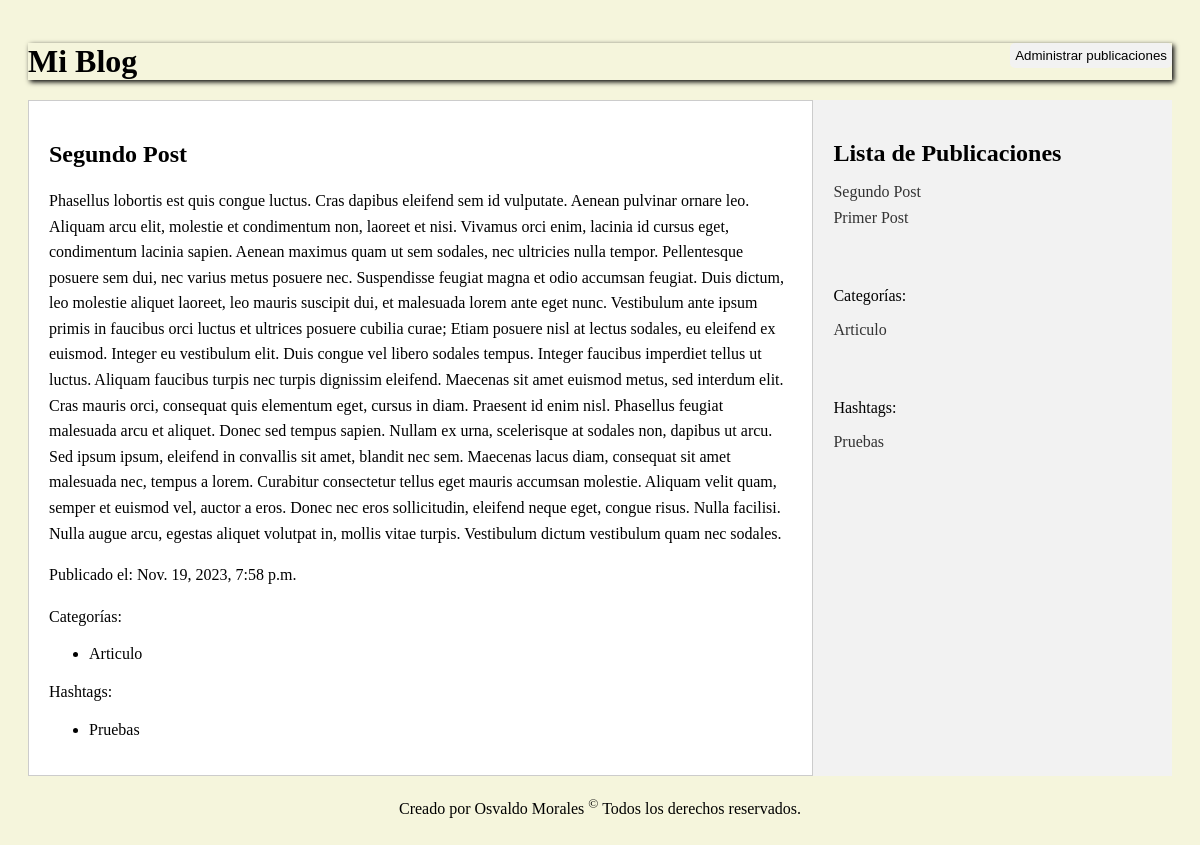
Screenshot of /blog/ with the database file from the repository.
### blog/models.py (models this page shows, shortened)
class Post(models.Model):
    id = models.IntegerField(primary_key=True, auto_created=True)
    title = models.CharField(max_length=200)
    content = models.TextField()
    date = models.DateTimeField(default=timezone.now)
    autor = models.ForeignKey(User, on_delete=models.CASCADE)
    categoria = models.ForeignKey(Category, on_delete=models.CASCADE)
    etiquetas = models.ManyToManyField(Hashtag)

class Category(models.Model):
    id = models.IntegerField(primary_key=True, auto_created=True)
    nombre = models.CharField(max_length=200)

class Hashtag(models.Model):
    id = models.IntegerField(primary_key=True, auto_created=True)
    nombre = models.CharField(max_length=200)

### blog/views.py (the view)
# urls.py: path('blog/', views.secPost, name='index2')
def secPost(request):
    publi = Post.objects.all()
    categories = Category.objects.all()
    hashtag = Hashtag.objects.all()
    context = {
        'publi': publi,
        'categories': categories,
        'hashtag': hashtag
    }
    return render(request, 'index2.html', context)

### blog/templates/index2.html (shortened to what this page needs)
{% load static %}
<!DOCTYPE html>
<html lang="es">
<head>
    <link rel="stylesheet" href="{% static 'styles.css' %}">
</head>
<body>
    <header class="head">
        <div>
            <h1>Mi Blog</h1>
        </div>
        <div>
            <button onclick="location.href='/admin'">Administrar publicaciones</button>
        </div>
    </header>
    <div class="container">
        <div class="content">
            <div class="entry">
                <h2>{{ publi.0.title }}</h2>
                <p>{{ publi.0.content }}</p>
                <p>Publicado el: {{ publi.0.date }}</p>
                <p>Categorías:</p>
                <ul>
                    {% for category in categories %}
                    <li>{{ category.nombre }}</li>
                    {% endfor %}
                </ul>
                <p>Hashtags:</p>
                <ul>
                    {% for hash in hashtag %}
                    <li>{{ hash.nombre }}</li>
                    {% endfor %}
                </ul>
            </div>
        </div>
        <div class="sidebar">
            <h2>Lista de Publicaciones</h2>
            <ul>
                {% for posts in publi %}
                <li class="entry-item"><a href="">{{ posts.title }}</a></li>
                {% endfor %}
                <br>
                <br>
                <p>Categorías:</p>
                <ul>
                    {% for category in categories %}
                    <li><a href="#">{{ category.nombre }}</a></li>
                    {% endfor %}
                </ul>
                <br>
                <br>
                <p>Hashtags:</p>
                <ul>
                    {% for hash in hashtag %}
                    <li><a href="#">{{ hash.nombre }}</a></li>
                    {% endfor %}
                </ul>
            </ul>
        </div>
    </div>
    <div class="footer">
            Creado por Osvaldo Morales <sup>&copy;</sup> Todos los derechos reservados.
    </div>
</body>
</html>

### blog/static/styles.css (style rules this page uses)
body { padding: 20px; background-color: beige; }
header { display: flex; justify-content: space-between; margin-top: 15px; box-shadow: 2px 2px 5px 0px; }
h1 { margin: 0; padding: 0; justify-content: center; text-align: center; }
button { border-radius: 5px; justify-content: space-around; border: none; padding: 5px; background-color: #f2f2f2; cursor: pointer; }
.container { display: flex; max-width: 1200px; margin: 20px auto; }
.sidebar { width: 30%; background-color: #f2f2f2; padding: 20px; }
.content { width: 70%; padding: 20px; background-color: #fff; border: 1px solid #ccc; }
.sidebar h2 { margin-bottom: 10px; }
.sidebar ul { list-style: none; padding: 0; }
.sidebar ul li { margin-bottom: 8px; }
.sidebar ul li a { text-decoration: none; color: #333; }
.content h2 { margin-bottom: 20px; }
.content p { line-height: 1.6; }
.footer { align-self: flex-end; text-align: center; }

### rows the page displays
Post: title "Segundo Post", content "Phasellus lobortis est quis congue luctus. Cras dapibus eleifend sem id vulputate. Aenean pulvinar ornare leo. Aliquam arcu elit, molestie et condimentum non, laoreet et nisi. Vivamus orci enim, lacinia id cursus eget, condimentum lacinia sapien. Aenean maximus quam ut sem sodales, nec ultricies nulla tempor. Pellentesque posuere sem dui, nec varius metus posuere nec. Suspendisse feugiat magna et odio accumsan feugiat. Duis dictum, leo molestie aliquet laoreet, leo mauris suscipit dui, et malesuada lorem ante eget nunc. Vestibulum ante ipsum primis in faucibus orci luctus et ultrices posuere cubilia curae; Etiam posuere nisl at lectus sodales, eu eleifend ex euismod. Integer eu vestibulum…", date "Nov. 19, 2023, 7:58 p.m."
Category: nombre "Articulo"
Hashtag: nombre "Pruebas"
Post: title "Primer Post"
